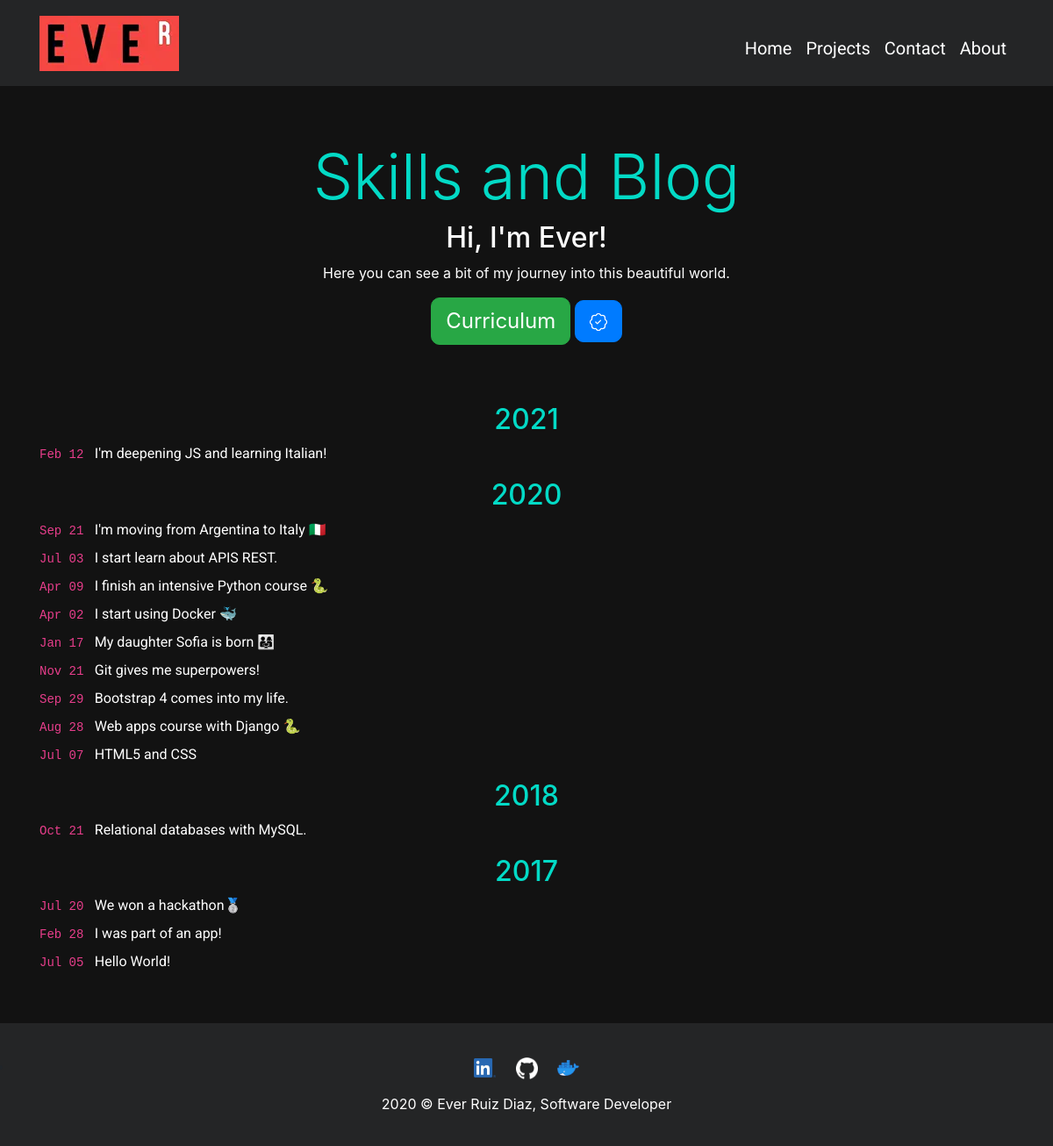
The page / on the database its author committed.
### core/models.py (models this page shows, shortened)
class Blog(models.Model):
    title = models.CharField(verbose_name="Titulo", blank=True, max_length=150)
    subtitle = models.CharField(verbose_name="Subtitulo", blank=True, max_length=150, default="Nea")
    year = models.CharField(max_length=4, verbose_name="Año", null=True, blank=True)
    text_time = models.CharField(max_length=6, verbose_name="Fecha")
    description = RichTextField(verbose_name="Descripcion", blank=True, null=True)
    ordering = FloatField(verbose_name='Orden', default=0)
    link = models.URLField(null=True, blank=True)
    created = models.DateTimeField(auto_now_add=True, verbose_name='Fecha de creación')
    updated = models.DateTimeField(auto_now=True, verbose_name='Fecha de actualización')
    class Meta:
        verbose_name = "Blog"
        verbose_name_plural = "Blog"
        ordering = ['-ordering','created']

### core/views.py (the view)
# urls.py: path('', views.home, name='home'),
def home(request):
    blog = Blog.objects.all()
    return render(request, 'core/home.html', {'blog':blog})

### core/templates/core/home.html (shortened to what this page needs)
{% extends 'core/base.html' %}
{% load static %}
{% block content %}
    <div id="header" style="margin-bottom: 50px !important;">
        <h1 id="supertitle" class="display-3 pt-4">Skills and Blog</h1>
        <h2 id="subheader">Hi, I'm Ever!</h2>
        <p id="superp">Here you can see a bit of my journey into this beautiful world.</p>
        <a href="{% static 'core/docs/curriculum.pdf' %}" target="blank"><button onclick="this.blur()" type="button" title="Curriculum" id="botoncito" class="btn btn-success btn-lg">Curriculum</button></a>
        <a href="{% url 'certifications' %}" id="certibotoncito" target="blank" title="Certifications">
            <button type="button" class="btn btn-primary btn-lg" title="Certifications" onclick="this.blur()">
            </button>
        </a>
    </div>
    <div class="pb-5 container" id="rosalia">
        <div>
            {% for elemento in blog %}
            <div>
                <h2 id="year_blog" class="text-center {% if elemento.year != None %} pt-3 {% endif %}">
                    {% if elemento.year != None %}
                        {{elemento.year}}
                    {% endif %}
                </h2>
                <a class="gordon text-left" type="button" data-toggle="modal" data-target="#{{elemento.subtitle}}" target="blank" type="button" href="{% if elemento.link != None %} {{elemento.link}} {% endif %}" style="display: flex; align-items: start;">
                    <span style="white-space: nowrap;">
                    <code>
                        <time class="dt-published dt-updated" datetime="{{elemento.datetime}}">
                            {{elemento.text_time}}
                        </time>
                    </code>
                        &nbsp;</span>
                    <span class="link__title">{{elemento.title}}</span>
                </a>
            </div>
        {% endfor %}
        </div>
    </div>
{% endblock %}

### core/static/core/css/styles.css (style rules this page uses)
body { background-color: #121212; }
.display-3 { text-align: center; color: #03DAC6; }
#subheader { text-align: center; color: white; }
#header { margin-top: 3%; margin-bottom: 2%; text-align: center; }
#header p { color: white; }
p { size: 16px; }
.gordon { color: #FFFFFF; font-family: "Roboto",Helvetica,Arial,sans-serif; text-decoration: none !important; }
#botoncito { font-size: 18pt; height: min-content; }
#certibotoncito { height: auto; }
#year_blog { color: #03DAC6; }
.link__title { transition: all 0.5s ease-in; -moz-transition: all 0.5s ease-in; -ms-transition: all 0.5s ease-in; -o-transition: all 0.5s ease-in; -webkit-transition: all 0.5s ease-in }
button { border-radius:10px !important; outline:none !important; }

### core/static/core/css/media.css (style rules this page uses)
#supertitle { font-size: xx-large; }
#subheader { font-size: x-large; }
#superp { margin-left: 6%; margin-right: 6%; }
#rosalia { width: 95%; margin: 0%; margin-right: 0%; text-align: left; font-size: 16px; }

### rows shown on the page
Blog: year "2021", text_time "Feb 12", title "I'm deepening JS and learning Italian!"
Blog: year "2020", text_time "Sep 21", title "I'm moving from Argentina to Italy 🇮🇹"
Blog: text_time "Jul 03", title "I start learn about APIS REST."
Blog: text_time "Apr 09", title "I finish an intensive Python course 🐍"
Blog: text_time "Apr 02", title "I start using Docker 🐳"
Blog: text_time "Jan 17", title "My daughter Sofia is born 👨‍👩‍👧"
Blog: text_time "Nov 21", title "Git gives me superpowers!"
Blog: text_time "Sep 29", title "Bootstrap 4 comes into my life."
Blog: text_time "Aug 28", title "Web apps course with Django 🐍"
Blog: text_time "Jul 07", title "HTML5 and CSS"
Blog: year "2018", text_time "Oct 21", title "Relational databases with MySQL."
Blog: year "2017", text_time "Jul 20", title "We won a hackathon🥈"
Blog: text_time "Feb 28", title "I was part of an app!"
Blog: text_time "Jul 05", title "Hello World!"
